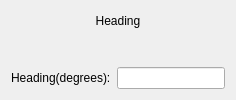
                <widget class="QWidget" name="widget_29" native="true">
                 <layout class="QVBoxLayout" name="verticalLayout_54" stretch="0,1,0">
                  <item>
                   <widget class="QLabel" name="label_236">
                    <property name="minimumSize">
                     <size>
                      <width>0</width>
                      <height>20</height>
                     </size>
                    </property>
                    <property name="maximumSize">
                     <size>
                      <width>16777215</width>
                      <height>20</height>
                     </size>
                    </property>
                    <property name="text">
                     <string>Heading</string>
                    </property>
                    <property name="alignment">
                     <set>Qt::AlignmentFlag::AlignCenter</set>
                    </property>
                   </widget>
                  </item>
                  <item>
                   <widget class="CompassWidget" name="widget_compass" native="true"/>
                  </item>
                  <item>
                   <layout class="QHBoxLayout" name="horizontalLayout_43">
                    <item>
                     <widget class="QLabel" name="label_237">
                      <property name="text">
                       <string>Heading(degrees):</string>
                      </property>
                     </widget>
                    </item>
                    <item>
                     <widget class="QLineEdit" name="compass_yaw">
                      <property name="readOnly">
                       <bool>true</bool>
                      </property>
                      <property name="placeholderText">
                       <string/>
                      </property>
                     </widget>
                    </item>
                   </layout>
                  </item>
                 </layout>
                </widget>
